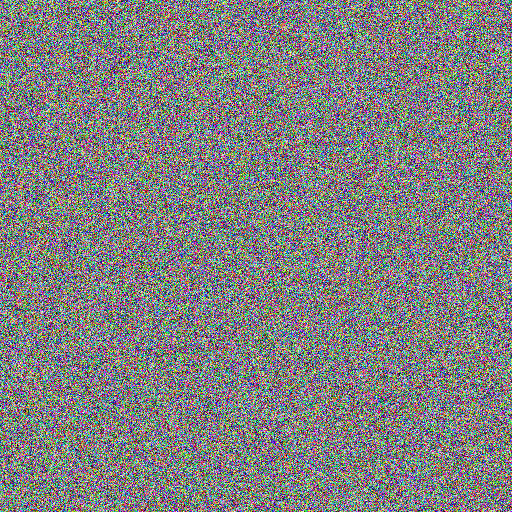
#> input picture OriImg/Lena_encrypt1.png, 512 x 512 px
$ python SensitivityAnaly.py
#> lines starting #> are read from the running program, lines starting #| are printed output that depends on the picture
import cv2
import numpy as np
import matplotlib.pyplot as plt


'''
计算像素数变化率
'''
def NPCR(img1,img2):
  #opencv颜色通道顺序为BGR
  img1=cv2.imread(img1)
  img2=cv2.imread(img2)
  w,h,_=img1.shape

  #图像通道拆分
  B1,G1,R1=cv2.split(img1)
  B2,G2,R2=cv2.split(img2)
  #返回数组的排序后的唯一元素和每个元素重复的次数
  ar,num=np.unique((R1!=R2),return_counts=True)
  R_npcr=(num[0] if ar[0]==True else num[1])/(w*h)
  ar,num=np.unique((G1!=G2),return_counts=True)
  G_npcr=(num[0] if ar[0]==True else num[1])/(w*h)
  ar,num=np.unique((B1!=B2),return_counts=True)
  B_npcr=(num[0] if ar[0]==True else num[1])/(w*h)

  return R_npcr,G_npcr,B_npcr

'''
两张图像之间的平均变化强度
'''

def UACI(img1,img2):
  img1=cv2.imread(img1)
  img2=cv2.imread(img2)
  w,h,_=img1.shape
  #图像通道拆分
  B1,G1,R1=cv2.split(img1)
  B2,G2,R2=cv2.split(img2)
  #元素为uint8类型取值范围：0到255
  # print(R1.dtype)

  #强制转换元素类型，为了运算
  R1=R1.astype(np.int16)
  R2=R2.astype(np.int16)
  G1=G1.astype(np.int16)
  G2=G2.astype(np.int16)
  B1=B1.astype(np.int16)
  B2=B2.astype(np.int16)

  sumR=np.sum(abs(R1-R2))
  sumG=np.sum(abs(G1-G2))
  sumB=np.sum(abs(B1-B2))
  R_uaci=sumR/255/(w*h)
  G_uaci=sumG/255/(w*h)
  B_uaci=sumB/255/(w*h)

  return R_uaci,G_uaci,B_uaci


def main():
  #img='./lena.png'
  img1='../OriImg/Lena_encrypt1.png'
  img2='../OriImg/Lena_encrypt2.png'

  R_npcr,G_npcr,B_npcr=NPCR(img1,img2)
#> in NPCR, img1 is the input picture: shape (512, 512, 3); mean B, G, R 128, 127.9, 127.9
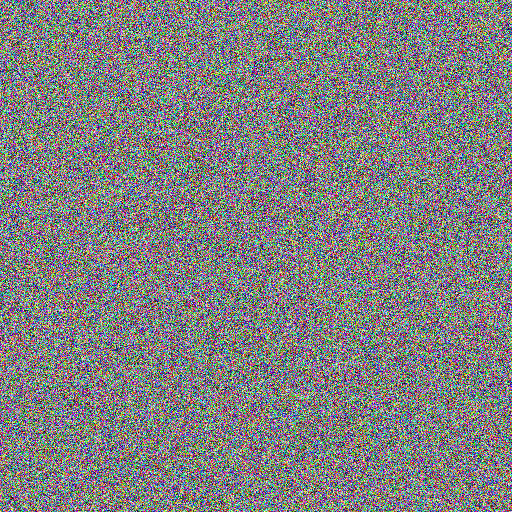
#> input picture OriImg/Lena_encrypt2.png, 512 x 512 px
#> in NPCR, img2 is the input picture: shape (512, 512, 3); mean B, G, R 127.9, 127.9, 128.1
#> in NPCR, `B1,G1,R1=cv2.split(img1)`:
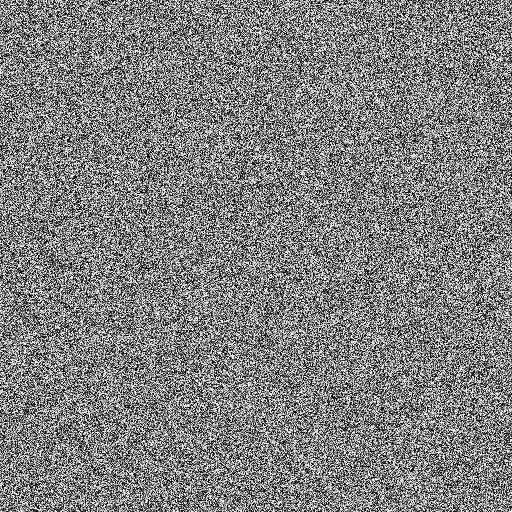
#> B1: shape (512, 512); min 0, max 255, mean 128
#> in NPCR, `B1,G1,R1=cv2.split(img1)`:
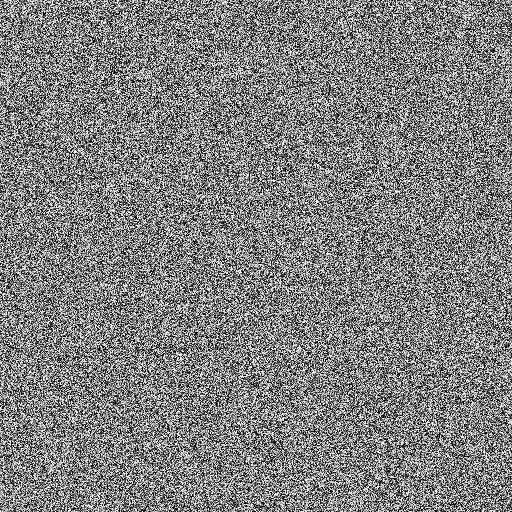
#> G1: shape (512, 512); min 0, max 255, mean 127.9
#> in NPCR, `B1,G1,R1=cv2.split(img1)`:
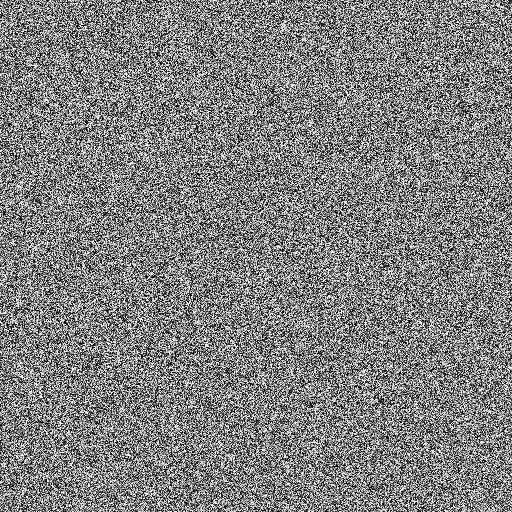
#> R1: shape (512, 512); min 0, max 255, mean 127.9
#> in NPCR, `B2,G2,R2=cv2.split(img2)`:
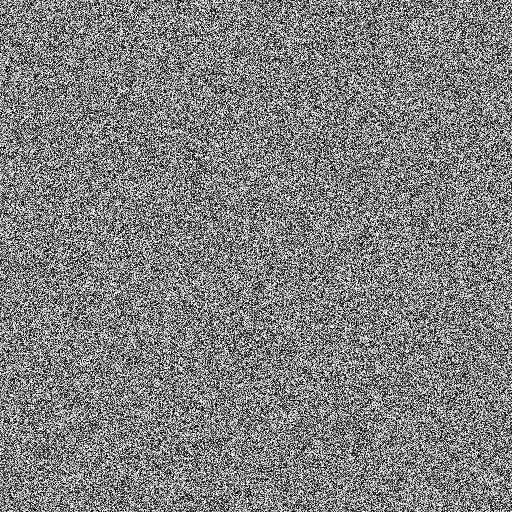
#> B2: shape (512, 512); min 0, max 255, mean 127.9
#> in NPCR, `B2,G2,R2=cv2.split(img2)`:
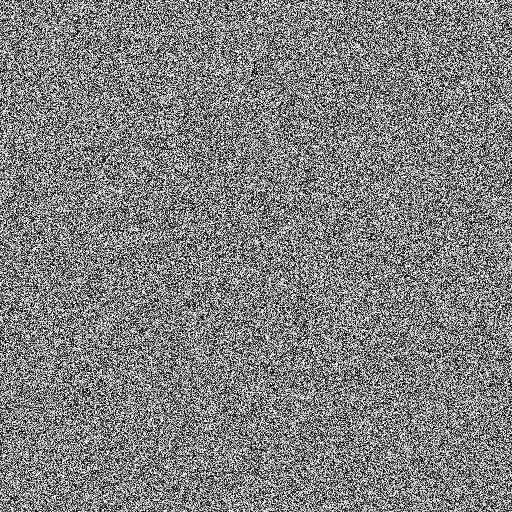
#> G2: shape (512, 512); min 0, max 255, mean 127.9
#> in NPCR, `B2,G2,R2=cv2.split(img2)`:
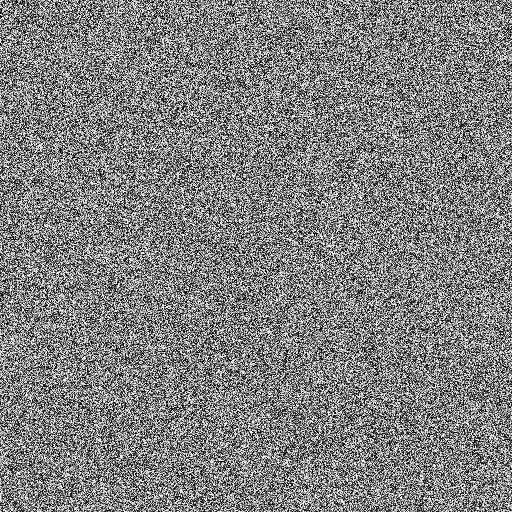
#> R2: shape (512, 512); min 0, max 255, mean 128.1
#> in NPCR, `ar,num=np.unique((R1!=R2),return_counts=True)`: ar = [False, True]; num = [1131, 261013]
#> in NPCR, `R_npcr=(num[0] if ar[0]==True else num[1])/(w*h)`: R_npcr = 0.996
#> in NPCR, `ar,num=np.unique((G1!=G2),return_counts=True)`: num = [1023, 261121]
#> in NPCR, `G_npcr=(num[0] if ar[0]==True else num[1])/(w*h)`: G_npcr = 0.996
#> in NPCR, `ar,num=np.unique((B1!=B2),return_counts=True)`: num = [1002, 261142]
#> in NPCR, `B_npcr=(num[0] if ar[0]==True else num[1])/(w*h)`: B_npcr = 0.996
#> R_npcr = 0.996; G_npcr = 0.996; B_npcr = 0.996
  print('*********PSNR*********')
  #百分数表示，保留小数点后4位
  print('Red  :{:.4%}'.format(R_npcr))
#| Red  :99.5686%
  print('Green:{:.4%}'.format(G_npcr))
#| Green:99.6098%
  print('Blue :{:.4%}'.format(B_npcr))
#| Blue :99.6178%


  R_uaci,G_uaci,B_uaci=UACI(img1,img2)
#> in UACI, `sumR=np.sum(abs(R1-R2))`: sumR = 22352210
#> in UACI, `sumG=np.sum(abs(G1-G2))`: sumG = 22366363
#> in UACI, `sumB=np.sum(abs(B1-B2))`: sumB = 22349313
#> in UACI, `R_uaci=sumR/255/(w*h)`: R_uaci = 0.334
#> in UACI, `G_uaci=sumG/255/(w*h)`: G_uaci = 0.335
#> in UACI, `B_uaci=sumB/255/(w*h)`: B_uaci = 0.334
#> R_uaci = 0.334; G_uaci = 0.335; B_uaci = 0.334
  print('*********UACI*********')
  #百分数表示，保留小数点后4位
  print('Red  :{:.4%}'.format(R_uaci))
#| Red  :33.4380%
  print('Green:{:.4%}'.format(G_uaci))
#| Green:33.4592%
  print('Blue :{:.4%}'.format(B_uaci))
#| Blue :33.4337%


if __name__== '__main__':
  main()
